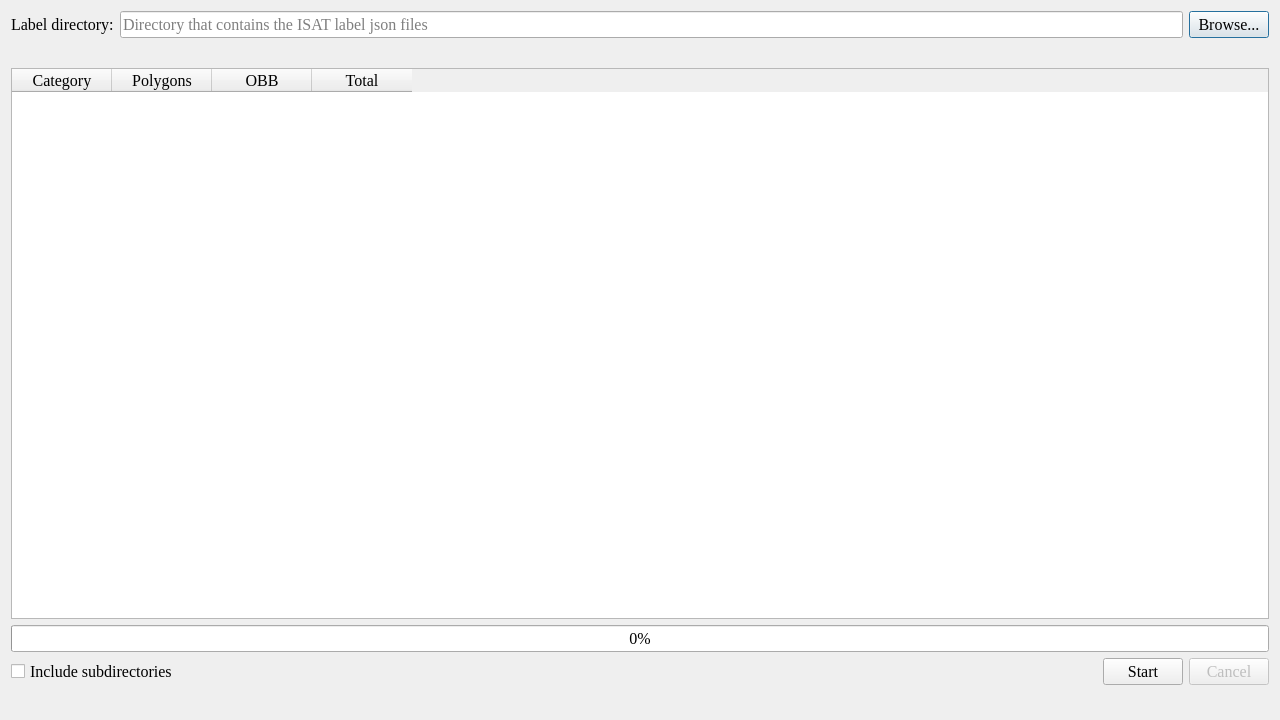
<?xml version="1.0" encoding="UTF-8"?>
<ui version="4.0">
 <class>Dialog</class>
 <widget class="QDialog" name="Dialog">
  <property name="geometry">
   <rect>
    <x>0</x>
    <y>0</y>
    <width>1280</width>
    <height>720</height>
   </rect>
  </property>
  <property name="font">
   <font>
    <family>Times New Roman</family>
    <pointsize>12</pointsize>
   </font>
  </property>
  <property name="windowTitle">
   <string>Annotation Statistics</string>
  </property>
  <layout class="QVBoxLayout" name="verticalLayout">
   <item>
    <layout class="QHBoxLayout" name="horizontalLayout_dir">
     <item>
      <widget class="QLabel" name="label_dir">
       <property name="text">
        <string>Label directory:</string>
       </property>
      </widget>
     </item>
     <item>
      <widget class="QLineEdit" name="lineEdit_dir">
       <property name="placeholderText">
        <string>Directory that contains the ISAT label json files</string>
       </property>
      </widget>
     </item>
     <item>
      <widget class="QPushButton" name="pushButton_browse">
       <property name="text">
        <string>Browse...</string>
       </property>
      </widget>
     </item>
    </layout>
   </item>
   <item>
    <widget class="QLabel" name="label_status">
     <property name="text">
      <string/>
     </property>
    </widget>
   </item>
   <item>
    <widget class="QTableWidget" name="tableWidget">
     <property name="editTriggers">
      <set>QAbstractItemView::NoEditTriggers</set>
     </property>
     <property name="selectionBehavior">
      <enum>QAbstractItemView::SelectRows</enum>
     </property>
     <column>
      <property name="text">
       <string>Category</string>
      </property>
     </column>
     <column>
      <property name="text">
       <string>Polygons</string>
      </property>
     </column>
     <column>
      <property name="text">
       <string>OBB</string>
      </property>
     </column>
     <column>
      <property name="text">
       <string>Total</string>
      </property>
     </column>
    </widget>
   </item>
   <item>
    <widget class="QProgressBar" name="progressBar">
     <property name="value">
      <number>0</number>
     </property>
    </widget>
   </item>
   <item>
    <layout class="QHBoxLayout" name="horizontalLayout_option">
     <item>
      <widget class="QCheckBox" name="checkBox_recursive">
       <property name="text">
        <string>Include subdirectories</string>
       </property>
      </widget>
     </item>
     <item>
      <spacer name="horizontalSpacer">
       <property name="orientation">
        <enum>Qt::Horizontal</enum>
       </property>
       <property name="sizeHint" stdset="0">
        <size>
         <width>40</width>
         <height>20</height>
        </size>
       </property>
      </spacer>
     </item>
     <item>
      <widget class="QPushButton" name="pushButton_start">
       <property name="text">
        <string>Start</string>
       </property>
      </widget>
     </item>
     <item>
      <widget class="QPushButton" name="pushButton_cancel">
       <property name="enabled">
        <bool>false</bool>
       </property>
       <property name="text">
        <string>Cancel</string>
       </property>
      </widget>
     </item>
    </layout>
   </item>
   <item>
    <widget class="QLabel" name="label_summary">
     <property name="text">
      <string/>
     </property>
    </widget>
   </item>
  </layout>
 </widget>
 <resources/>
 <connections/>
</ui>
